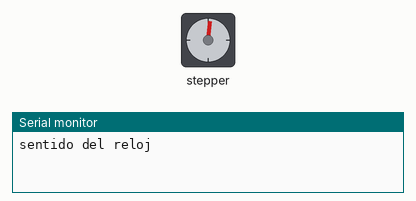
Recording of a sketch running on a simulated Arduino Uno, built with avr-gcc and run on an emulated ATmega328P. Shown: stepper motor, the last lines printed to the serial monitor. Stepper angles assume 200 steps per turn.

Above: at 0.05 s.
At 2.5 s:
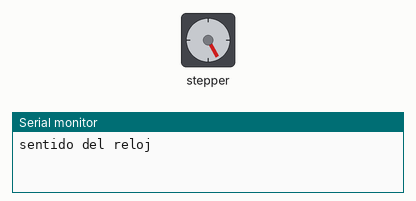
At 5.0 s:
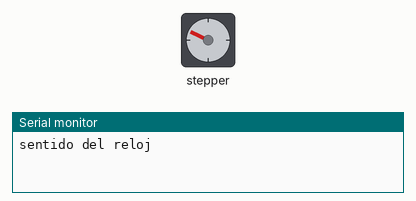
At 10.55 s:
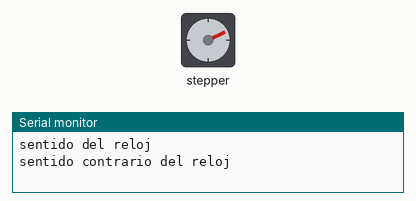
Timing chart, 0 to 14.4 s (numbered marks = the images above):
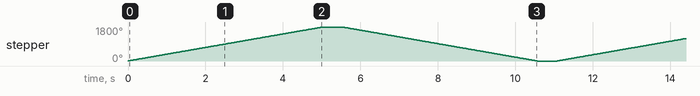

Measured:
- by itself, stepper: turns 1800° clockwise in 5.0 s, then 1800° counter-clockwise in 5.0 s, repeating every 11.1 s

The sketch:

Control_Motor_Paso.ino
```cpp
#include <Stepper.h> //Librería Stepper

/*se establece los pines de operación
*Pines 9,11,10,12 son las conexiones con el controlador
*200 son los pasos por revolución.
*/
Stepper motor(200, 9, 11, 10, 12);


void setup() {

  motor.setSpeed(60); //establecemos la velocidad como 60 revoluciones por minuto
  Serial.begin(9600);

}
void loop() {

  Serial.println("sentido del reloj");
  motor.step(1000); //El motor gira 1000 pasos en sentido horario.
  delay(500);

  Serial.println("sentido contrario del reloj");
  motor.step(-1000); //El motor girara en el sentido contrario
  delay(500);
}
```
